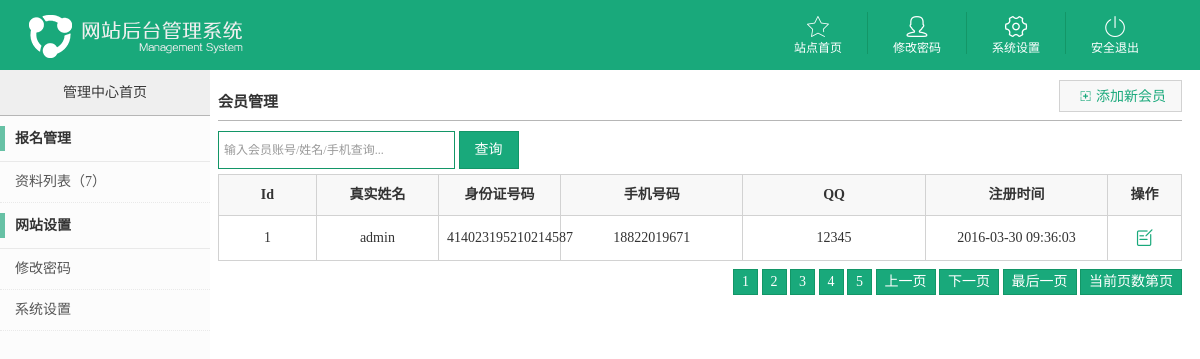
Screenshot of /admin/user_list.php with the database file from the repository.
### tables this page shows
CREATE TABLE IF NOT EXISTS `member` (
  `id` int(10) NOT NULL,
  `username` varchar(20) NOT NULL,
  `sfz` varchar(30) NOT NULL,
  `pwd` varchar(20) NOT NULL,
  `tel` varchar(15) NOT NULL,
  `qq` varchar(15) NOT NULL,
  `email` varchar(30) NOT NULL,
  `address` varchar(30) NOT NULL,
  `regtime` varchar(20) NOT NULL
);

### admin/user_list.php (the view, shortened to what this page needs)
<?php
$page1=(int)$_GET['page'];
if($page1<2)
{
	$page=1;
}
else
{
	$page=(int)$_GET['page'];
}
$pagesize = 8;
$pageval=($page-1)*$pagesize;
$sql="select * from member limit ".$pageval." , ".$pagesize."";
$query=mysql_query($sql);
?>
<!DOCTYPE html>
<html>
<head>
<link rel="stylesheet" type="text/css" href="css/style.css">
</head>
<body>
<?php include ("header.php"); ?>
<?php include ("left.php"); ?>
<section class="rt_wrap content mCustomScrollbar">
 <div class="rt_content">
      <div class="page_title">
       <h2 class="fl">会员管理</h2>
       <a href="user_add.php" class="fr top_rt_btn add_icon">添加新会员</a>
      </div>
      <section class="mtb">
       <form action="user_list.php?sub=yes" method="post" name="searchform" id="searchform" class="searchinfo" onSubmit="return xxg();">
       <input type="text" id="tt" name="tt" value="" class="textbox textbox_225" placeholder="输入会员账号/姓名/手机查询..."/>
       <input type="submit" value="查询" class="group_btn"/>
	   </form>
      </section>
      <table class="table" style="<?php if($_GET['sub'] == 'yes') echo "display:none"; ?>">
       <tr>
        <th style="width:8%">Id</th>
        <th style="width:10%">真实姓名</th>
        <th style="width:10%">身份证号码</th>
        <th style="width:15%">手机号码</th>
        <th style="width:15%">QQ</th>
        <th style="width:15%">注册时间</th>
        <th style="width:6%">操作</th>
       </tr>
<?php
while($row=mysql_fetch_array($query))
{
?>
       <tr>
        <td class="center"><?php echo $row['id']?></td>
        <td class="center"><?php echo $row['username']?></td>
        <td class="center"><?php echo $row['sfz']?></td>
        <td class="center"><?php echo $row['tel']?></td>
        <td class="center"><?php echo $row['qq']?></td>
        <td class="center"><?php echo $row['regtime']?></td>
        <td class="center">
         <a href="user_edit.php?id=<?php echo $row['id']?>" title="编辑" class="link_icon">&#101;</a>
        </td>
       </tr>
<?php
}
?>
</table>
<aside class="paging">
	<a href="user_list.php?page=<?php echo $page=1; ?>">1</a>
	<a href="user_list.php?page=<?php echo $page=2; ?>">2</a>
	<a href="user_list.php?page=<?php echo $page=3; ?>">3</a>
	<a href="user_list.php?page=<?php echo $page=4; ?>">4</a>
	<a href="user_list.php?page=<?php echo $page=5; ?>">5</a>
	<?php
	if($page>2)
	{
	?>
	<a href="user_list.php?page=<?php echo $page-1 ?>">上一页</a>
	<?php
	}
	else
	{
	?>
	<a href="user_list.php?page=<?php echo $page-1 ?>">上一页</a>
	<?php
	}
	$allpage=intval($num/$pagesize)+1;
	if(($allpage)<=$page)
	{
	?>
	<a href="user_list.php?page=<?php echo $_GET['page']+1 ?>">下一页</a>
	<?php
	}
	?>
	<?php
	$allpage=intval($num/$pagesize);
	?>
	<a href="user_list.php?page=<?php echo $allpage ?>">最后一页</a>
	<?php
	echo "<a>当前页数第".$_GET['page']."页</a>";
	?>
</aside>
 </div>
</section>
</body>
</html>

### admin/css/style.css (style rules this page uses)
html { overflow-y:hidden; }
body { margin:0;height:100%; }
button,input,optgroup,select,textarea { color:inherit;font:inherit;margin:0 }
button,html input[type=button],input[type=reset],input[type=submit] { -webkit-appearance:button;cursor:pointer }
input,select,button { outline:none; }
table { border-collapse:collapse;border-spacing:0 }
td,th { padding:0 }
html { font-size:50px;-webkit-tap-highlight-color:transparent;height:100%;min-width:320px;overflow-x:hidden }
body { font-family:"Microsoft YaHei";font-size:.28em;line-height:1;color:#333;background-color:white; }
.h1,.h2,.h3,.h4,.h5,.h6,h1,h2,h3,h4,h5,h6 { font-weight:500;line-height:1.1 }
.h1,.h2,.h3,h1,h2,h3 { margin-top:.28rem;margin-bottom:.14rem }
.h2,h2 { font-size:.2996rem }
button,input,select,textarea { font-family:inherit;font-size:inherit;line-height:inherit }
a { color:#06c1ae;text-decoration:none;outline:0 }
.add_icon:before { content:"a";margin:0 5px;font-family:'adminthemesregular'; }
.center { text-align:center; }
.fl { float:left; }
.fr { float:right; }
.mtb { margin:5px 0;overflow:hidden; }
.rt_wrap { margin-left:218px;margin-right:10px;height:100%;position:relative; }
.rt_content { margin-bottom:80px;margin-right:8px;overflow:hidden; }
.textbox { border:1px #139667 solid;height:26px;line-height:26px;padding:5px;font-size:12px; vertical-align:middle; }
.textbox_225 { width:225px; }
.group_btn { border:1px #139667 solid;background:#19a97b;color:white;padding:0 15px;height:38px;cursor:pointer;display:inline-block;vertical-align:middle; }
.page_title { height:40px;line-height:40px;border-bottom:1px #b6b6b6 solid;margin:10px 0; }
.page_title h2 { font-size:15px;font-weight:bold; }
.page_title .top_rt_btn { display:inline-block;height:30px;line-height:30px;padding:0 15px;border:1px #d2d2d2 solid;background:#f8f8f8;color:#19a97b; vertical-align:middle;cursor:pointer; }
.table { width:100%;table-layout:fixed;margin:5px 0; }
.table th { border:1px #d2d2d2 solid;height:40px;line-height:40px; }
.table td { border:1px #d2d2d2 solid;padding:10px 8px;position:relative; }
.table tr:nth-child(odd) { background:#f8f8f8; }
.table td a { color:#19a97b;margin:0 5px;cursor:pointer; }
.table td .link_icon { font-size:24px;font-family:'adminthemesregular';color:#19a97b; }
.paging { margin:8px 0;overflow:hidden;text-align:right; }
.paging a { background:#19a97b;border:1px #139667 solid;color:white;padding:5px 8px;display:inline-block;cursor:pointer; }

### rows the page displays
member: id "1", username "admin", sfz "414023195210214587", tel "18822019671", qq "12345", regtime "2016-03-30 09:36:03"

### other values shown
$num "7"
